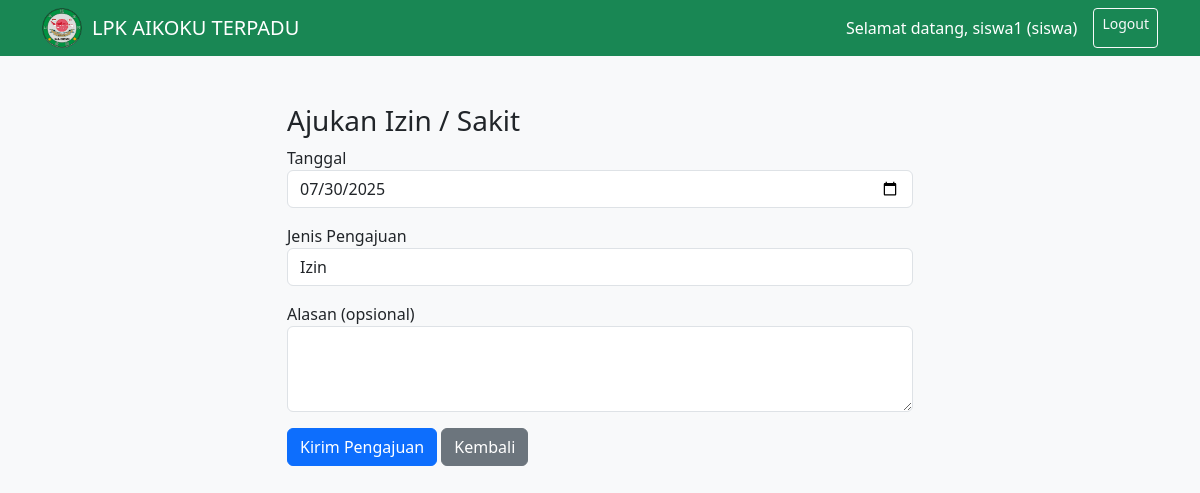
/absensi/ajukan_izin.php (signed in), run on an earlier commit of the app's database.
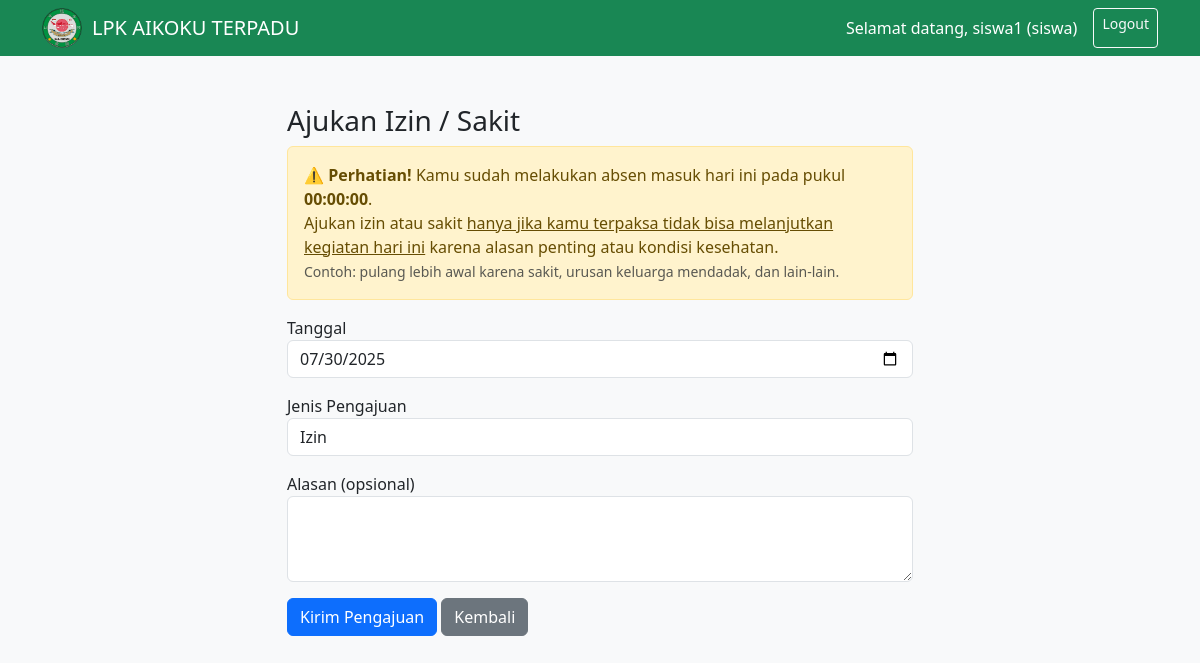
And on a later commit of the database.
### tables this page shows
CREATE TABLE `tb_absensi` (
  `id_absen` int(11) NOT NULL,
  `id_pengguna` int(11) DEFAULT NULL,
  `tanggal` date DEFAULT NULL,
  `jam_masuk` time DEFAULT NULL,
  `jam_pulang` time DEFAULT NULL,
  `keterangan` enum('Hadir','Izin','Sakit','Alpha') DEFAULT 'Hadir'
);

### absensi/ajukan_izin.php (the view, shortened to what this page needs)
<?php
include '../includes/config.php';
$id_pengguna = $_SESSION['id_pengguna'];
$tanggal_hari_ini = date('Y-m-d');
$peringatan = '';
$cek_absen = mysqli_query($koneksi, "SELECT * FROM tb_absensi WHERE id_pengguna='$id_pengguna' AND tanggal='$tanggal_hari_ini'");
$absen = mysqli_fetch_assoc($cek_absen);
if ($absen && !empty($absen['jam_masuk'])) {
    $peringatan = "<div class='alert alert-warning'>
    ⚠️ <strong>Perhatian!</strong> Kamu sudah melakukan absen masuk hari ini pada pukul <strong>{$absen['jam_masuk']}</strong>.<br>
    Ajukan izin atau sakit <u>hanya jika kamu terpaksa tidak bisa melanjutkan kegiatan hari ini</u> karena alasan penting atau kondisi kesehatan.<br>
    <small class='text-muted'>Contoh: pulang lebih awal karena sakit, urusan keluarga mendadak, dan lain-lain.</small>
</div>";
}
?>
<!DOCTYPE html>
<html>
<head>
    <link rel="stylesheet" href="https://cdn.jsdelivr.net/npm/bootstrap@5.3.0/dist/css/bootstrap.min.css">
</head>
<body class="bg-light">
    <nav class="navbar navbar-expand-lg navbar-dark bg-success">
        <div class="container">
            <div class="d-flex align-items-center">
                <img src="../img/logo.png" alt="Logo LPK" class="logo-img" style="height: 40px; margin-right: 10px;">
                <span class="navbar-brand mb-0 h5">LPK AIKOKU TERPADU</span>
            </div>
            <div class="d-flex">
                <span class="navbar-text text-white me-3">
                    Selamat datang, <?= $_SESSION['username']; ?> (<?= $_SESSION['role']; ?>)
                </span>
                <a href="../auth/logout.php" class="btn btn-outline-light btn-sm">Logout</a>
            </div>
        </div>
    </nav>
    <div class="container mt-5" style="max-width: 650px;">
        <h3>Ajukan Izin / Sakit</h3>
        <?= $peringatan ?>
        <form method="POST">
            <div class="mb-3">
                <label for="tanggal">Tanggal</label>
                <input type="date" name="tanggal" class="form-control" required value="<?= $tanggal_hari_ini ?>">
            </div>
            <div class="mb-3">
                <label for="jenis">Jenis Pengajuan</label>
                <select name="jenis" class="form-control" required>
                    <option value="Izin">Izin</option>
                </select>
            </div>
            <div class="mb-3">
                <label for="alasan">Alasan (opsional)</label>
                <textarea name="alasan" class="form-control" rows="3"></textarea>
            </div>
            <button type="submit" name="submit" class="btn btn-primary">Kirim Pengajuan</button>
            <a href="../dashboard_siswa.php" class="btn btn-secondary">Kembali</a>
        </form>
    </div>
</body>
</html>

What changed in the data, as far as the page shows it:
added tb_absensi: jam_masuk "00:00:00"
Also different on the page:
text now shown: "⚠️ Perhatian! Kamu sudah melakukan absen masuk hari ini pada pukul . Ajukan izin atau sakit hanya jika kamu terpaksa tidak bisa melanjutkan kegiatan hari ini karena alasan penting atau kondisi kesehatan. Contoh: pulang lebih awal karena sakit, urusan keluarga mendadak, dan lain-lain."
